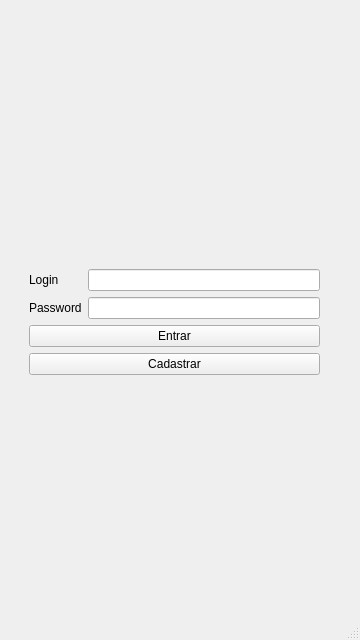
<?xml version="1.0" encoding="UTF-8"?>
<ui version="4.0">
 <class>MainWindow</class>
 <widget class="QMainWindow" name="MainWindow">
  <property name="enabled">
   <bool>true</bool>
  </property>
  <property name="geometry">
   <rect>
    <x>0</x>
    <y>0</y>
    <width>360</width>
    <height>640</height>
   </rect>
  </property>
  <property name="minimumSize">
   <size>
    <width>360</width>
    <height>640</height>
   </size>
  </property>
  <property name="maximumSize">
   <size>
    <width>360</width>
    <height>640</height>
   </size>
  </property>
  <property name="windowTitle">
   <string>MainWindow</string>
  </property>
  <widget class="QWidget" name="centralwidget">
   <layout class="QGridLayout" name="gridLayout">
    <item row="0" column="0">
     <widget class="QStackedWidget" name="stackedWidget">
      <property name="enabled">
       <bool>true</bool>
      </property>
      <property name="currentIndex">
       <number>0</number>
      </property>
      <widget class="QWidget" name="login">
       <property name="maximumSize">
        <size>
         <width>360</width>
         <height>640</height>
        </size>
       </property>
       <widget class="QWidget" name="formLayoutWidget">
        <property name="geometry">
         <rect>
          <x>20</x>
          <y>260</y>
          <width>291</width>
          <height>116</height>
         </rect>
        </property>
        <layout class="QFormLayout" name="formLayout">
         <item row="0" column="1">
          <widget class="QLineEdit" name="lineLogin"/>
         </item>
         <item row="1" column="0">
          <widget class="QLabel" name="Password">
           <property name="text">
            <string>Password</string>
           </property>
          </widget>
         </item>
         <item row="1" column="1">
          <widget class="QLineEdit" name="linePassword"/>
         </item>
         <item row="0" column="0">
          <widget class="QLabel" name="Login">
           <property name="text">
            <string>Login</string>
           </property>
          </widget>
         </item>
         <item row="2" column="0" colspan="2">
          <widget class="QPushButton" name="pushEntrar">
           <property name="text">
            <string>Entrar</string>
           </property>
          </widget>
         </item>
         <item row="3" column="0" colspan="2">
          <widget class="QPushButton" name="pushCadastrar">
           <property name="text">
            <string>Cadastrar</string>
           </property>
          </widget>
         </item>
        </layout>
       </widget>
       <widget class="QWidget" name="verticalLayoutWidget">
        <property name="geometry">
         <rect>
          <x>20</x>
          <y>140</y>
          <width>291</width>
          <height>101</height>
         </rect>
        </property>
        <layout class="QVBoxLayout" name="verticalLayout">
         <item>
          <widget class="QLabel" name="labelLogo">
           <property name="enabled">
            <bool>true</bool>
           </property>
           <property name="text">
            <string/>
           </property>
          </widget>
         </item>
        </layout>
       </widget>
       <widget class="QWidget" name="verticalLayoutWidget_3">
        <property name="geometry">
         <rect>
          <x>20</x>
          <y>460</y>
          <width>291</width>
          <height>31</height>
         </rect>
        </property>
        <layout class="QVBoxLayout" name="verticalLayout_3">
         <item>
          <widget class="QLabel" name="labelAutor">
           <property name="text">
            <string/>
           </property>
          </widget>
         </item>
        </layout>
       </widget>
      </widget>
      <widget class="QWidget" name="cadastro">
       <property name="maximumSize">
        <size>
         <width>360</width>
         <height>640</height>
        </size>
       </property>
       <widget class="QWidget" name="formLayoutWidget_2">
        <property name="geometry">
         <rect>
          <x>20</x>
          <y>260</y>
          <width>291</width>
          <height>181</height>
         </rect>
        </property>
        <layout class="QFormLayout" name="formLayout_2">
         <item row="0" column="0">
          <widget class="QLabel" name="labelNome">
           <property name="text">
            <string>Nome</string>
           </property>
          </widget>
         </item>
         <item row="1" column="0">
          <widget class="QLabel" name="labelLoginCadastro">
           <property name="text">
            <string>Login</string>
           </property>
          </widget>
         </item>
         <item row="2" column="0">
          <widget class="QLabel" name="labelSenha">
           <property name="text">
            <string>Senha</string>
           </property>
          </widget>
         </item>
         <item row="3" column="0">
          <widget class="QLabel" name="labelConfirmarSenha">
           <property name="text">
            <string>Confirmar senha</string>
           </property>
          </widget>
         </item>
         <item row="0" column="1">
          <widget class="QLineEdit" name="lineNome"/>
         </item>
         <item row="1" column="1">
          <widget class="QLineEdit" name="lineLoginCadastro"/>
         </item>
         <item row="2" column="1">
          <widget class="QLineEdit" name="lineSenha"/>
         </item>
         <item row="3" column="1">
          <widget class="QLineEdit" name="lineConfirmarSenha"/>
         </item>
         <item row="4" column="0" colspan="2">
          <widget class="QPushButton" name="pushEnviar">
           <property name="text">
            <string>Enviar</string>
           </property>
          </widget>
         </item>
         <item row="5" column="0" colspan="2">
          <widget class="QPushButton" name="pushVoltar">
           <property name="text">
            <string>Voltar</string>
           </property>
          </widget>
         </item>
        </layout>
       </widget>
       <widget class="QWidget" name="verticalLayoutWidget_2">
        <property name="geometry">
         <rect>
          <x>20</x>
          <y>140</y>
          <width>291</width>
          <height>101</height>
         </rect>
        </property>
        <layout class="QVBoxLayout" name="verticalLayout_2">
         <item>
          <widget class="QLabel" name="labelLogoCadastro">
           <property name="enabled">
            <bool>true</bool>
           </property>
           <property name="text">
            <string/>
           </property>
          </widget>
         </item>
        </layout>
       </widget>
      </widget>
      <widget class="QWidget" name="principal">
       <property name="maximumSize">
        <size>
         <width>360</width>
         <height>640</height>
        </size>
       </property>
       <widget class="QWidget" name="gridLayoutWidget">
        <property name="geometry">
         <rect>
          <x>20</x>
          <y>40</y>
          <width>291</width>
          <height>121</height>
         </rect>
        </property>
        <layout class="QGridLayout" name="gridLayout_2">
         <item row="10" column="0" alignment="Qt::AlignmentFlag::AlignHCenter">
          <widget class="QLabel" name="labelAno">
           <property name="text">
            <string>Ano</string>
           </property>
          </widget>
         </item>
         <item row="10" column="2">
          <widget class="QSpinBox" name="spinAno">
           <property name="minimum">
            <number>2000</number>
           </property>
           <property name="maximum">
            <number>3000</number>
           </property>
           <property name="value">
            <number>2025</number>
           </property>
          </widget>
         </item>
         <item row="4" column="2">
          <widget class="QComboBox" name="comboBoxMes">
           <item>
            <property name="text">
             <string>Janeiro</string>
            </property>
           </item>
           <item>
            <property name="text">
             <string>Fevereiro</string>
            </property>
           </item>
           <item>
            <property name="text">
             <string>Março</string>
            </property>
           </item>
           <item>
            <property name="text">
             <string>Abril</string>
            </property>
           </item>
           <item>
            <property name="text">
             <string>Maio</string>
            </property>
           </item>
           <item>
            <property name="text">
             <string>Junho</string>
            </property>
           </item>
           <item>
            <property name="text">
             <string>Julho</string>
            </property>
           </item>
           <item>
            <property name="text">
             <string>Agosto</string>
            </property>
           </item>
           <item>
            <property name="text">
             <string>Setembro</string>
            </property>
           </item>
           <item>
            <property name="text">
             <string>Outubro</string>
            </property>
           </item>
           <item>
            <property name="text">
             <string>Novembro</string>
            </property>
           </item>
           <item>
            <property name="text">
             <string>Dezembro</string>
            </property>
           </item>
          </widget>
         </item>
         <item row="11" column="2">
          <widget class="QLineEdit" name="lineReceita"/>
         </item>
         <item row="4" column="0" alignment="Qt::AlignmentFlag::AlignHCenter">
          <widget class="QLabel" name="labelMes">
           <property name="maximumSize">
            <size>
             <width>80</width>
             <height>16777215</height>
            </size>
           </property>
           <property name="text">
            <string>Mês</string>
           </property>
          </widget>
         </item>
         <item row="11" column="0" alignment="Qt::AlignmentFlag::AlignHCenter">
          <widget class="QLabel" name="labelReceita">
           <property name="text">
            <string>Receita Total</string>
           </property>
          </widget>
         </item>
         <item row="12" column="0" colspan="3">
          <widget class="QPushButton" name="pushConfirmar">
           <property name="minimumSize">
            <size>
             <width>0</width>
             <height>25</height>
            </size>
           </property>
           <property name="text">
            <string>Confirmar</string>
           </property>
          </widget>
         </item>
        </layout>
       </widget>
       <widget class="QGroupBox" name="groupBox">
        <property name="geometry">
         <rect>
          <x>20</x>
          <y>160</y>
          <width>291</width>
          <height>121</height>
         </rect>
        </property>
        <property name="title">
         <string>Despesas</string>
        </property>
        <layout class="QFormLayout" name="formLayout_3">
         <item row="0" column="0">
          <widget class="QLabel" name="labelValor">
           <property name="minimumSize">
            <size>
             <width>60</width>
             <height>0</height>
            </size>
           </property>
           <property name="text">
            <string>Valor</string>
           </property>
          </widget>
         </item>
         <item row="0" column="1">
          <widget class="QLineEdit" name="lineValor">
           <property name="minimumSize">
            <size>
             <width>200</width>
             <height>0</height>
            </size>
           </property>
           <property name="maximumSize">
            <size>
             <width>200</width>
             <height>16777215</height>
            </size>
           </property>
          </widget>
         </item>
         <item row="1" column="1">
          <widget class="QComboBox" name="comboBoxCategoria">
           <property name="enabled">
            <bool>true</bool>
           </property>
           <property name="minimumSize">
            <size>
             <width>200</width>
             <height>22</height>
            </size>
           </property>
           <property name="maximumSize">
            <size>
             <width>200</width>
             <height>22</height>
            </size>
           </property>
           <item>
            <property name="text">
             <string>Alimentação</string>
            </property>
           </item>
           <item>
            <property name="text">
             <string>Equipamentos</string>
            </property>
           </item>
           <item>
            <property name="text">
             <string>Academia</string>
            </property>
           </item>
           <item>
            <property name="text">
             <string>Suplementos</string>
            </property>
           </item>
           <item>
            <property name="text">
             <string>Vestimentas</string>
            </property>
           </item>
           <item>
            <property name="text">
             <string>Show</string>
            </property>
           </item>
           <item>
            <property name="text">
             <string>Presente</string>
            </property>
           </item>
           <item>
            <property name="text">
             <string>Diversão</string>
            </property>
           </item>
           <item>
            <property name="text">
             <string>Investimento</string>
            </property>
           </item>
           <item>
            <property name="text">
             <string>Mercado</string>
            </property>
           </item>
           <item>
            <property name="text">
             <string>Farmácia</string>
            </property>
           </item>
           <item>
            <property name="text">
             <string>Consulta Médica</string>
            </property>
           </item>
           <item>
            <property name="text">
             <string>Medicamentos</string>
            </property>
           </item>
           <item>
            <property name="text">
             <string>Combustível</string>
            </property>
           </item>
           <item>
            <property name="text">
             <string>Revisão Carro/Moto</string>
            </property>
           </item>
           <item>
            <property name="text">
             <string>Viagem</string>
            </property>
           </item>
           <item>
            <property name="text">
             <string>Celular</string>
            </property>
           </item>
           <item>
            <property name="text">
             <string>Internet</string>
            </property>
           </item>
           <item>
            <property name="text">
             <string>Assinatura</string>
            </property>
           </item>
           <item>
            <property name="text">
             <string>Shopping</string>
            </property>
           </item>
           <item>
            <property name="text">
             <string>Restaurante</string>
            </property>
           </item>
           <item>
            <property name="text">
             <string>Churrasco</string>
            </property>
           </item>
           <item>
            <property name="text">
             <string>Festa</string>
            </property>
           </item>
          </widget>
         </item>
         <item row="1" column="0">
          <widget class="QLabel" name="labelCategoria">
           <property name="minimumSize">
            <size>
             <width>60</width>
             <height>0</height>
            </size>
           </property>
           <property name="maximumSize">
            <size>
             <width>60</width>
             <height>16777215</height>
            </size>
           </property>
           <property name="text">
            <string>Categoria</string>
           </property>
          </widget>
         </item>
         <item row="2" column="1">
          <widget class="QPushButton" name="pushAdicionar">
           <property name="minimumSize">
            <size>
             <width>200</width>
             <height>25</height>
            </size>
           </property>
           <property name="maximumSize">
            <size>
             <width>200</width>
             <height>25</height>
            </size>
           </property>
           <property name="text">
            <string>Adicionar</string>
           </property>
          </widget>
         </item>
         <item row="2" column="0">
          <widget class="QPushButton" name="pushLimpar">
           <property name="enabled">
            <bool>true</bool>
           </property>
           <property name="minimumSize">
            <size>
             <width>60</width>
             <height>25</height>
            </size>
           </property>
           <property name="maximumSize">
            <size>
             <width>60</width>
             <height>25</height>
            </size>
           </property>
           <property name="text">
            <string>Limpar</string>
           </property>
          </widget>
         </item>
        </layout>
       </widget>
       <widget class="QWidget" name="gridLayoutWidget_2">
        <property name="geometry">
         <rect>
          <x>20</x>
          <y>10</y>
          <width>291</width>
          <height>31</height>
         </rect>
        </property>
        <layout class="QGridLayout" name="gridLayout_3">
         <item row="1" column="0">
          <widget class="QLabel" name="labelSaudacao">
           <property name="text">
            <string/>
           </property>
          </widget>
         </item>
         <item row="1" column="1">
          <widget class="QPushButton" name="pushSair">
           <property name="minimumSize">
            <size>
             <width>50</width>
             <height>0</height>
            </size>
           </property>
           <property name="maximumSize">
            <size>
             <width>50</width>
             <height>16777215</height>
            </size>
           </property>
           <property name="text">
            <string>Sair</string>
           </property>
          </widget>
         </item>
        </layout>
       </widget>
       <widget class="QTableWidget" name="tableDespesas">
        <property name="enabled">
         <bool>true</bool>
        </property>
        <property name="geometry">
         <rect>
          <x>20</x>
          <y>280</y>
          <width>291</width>
          <height>192</height>
         </rect>
        </property>
        <property name="maximumSize">
         <size>
          <width>291</width>
          <height>192</height>
         </size>
        </property>
        <property name="horizontalScrollBarPolicy">
         <enum>Qt::ScrollBarPolicy::ScrollBarAlwaysOff</enum>
        </property>
        <property name="dragEnabled">
         <bool>true</bool>
        </property>
        <property name="alternatingRowColors">
         <bool>false</bool>
        </property>
        <column>
         <property name="text">
          <string>Valor</string>
         </property>
        </column>
        <column>
         <property name="text">
          <string>Categoria</string>
         </property>
        </column>
        <column>
         <property name="text">
          <string>%</string>
         </property>
        </column>
       </widget>
       <widget class="QGroupBox" name="groupBox_2">
        <property name="geometry">
         <rect>
          <x>20</x>
          <y>480</y>
          <width>291</width>
          <height>91</height>
         </rect>
        </property>
        <property name="title">
         <string>Resumo do Mês</string>
        </property>
        <layout class="QGridLayout" name="gridLayout_4">
         <item row="0" column="0">
          <widget class="QLabel" name="labelTotalGasto">
           <property name="maximumSize">
            <size>
             <width>60</width>
             <height>16777215</height>
            </size>
           </property>
           <property name="text">
            <string>Total Gasto</string>
           </property>
          </widget>
         </item>
         <item row="0" column="1">
          <widget class="QLabel" name="labelValorTotalGasto">
           <property name="text">
            <string/>
           </property>
          </widget>
         </item>
         <item row="1" column="0">
          <widget class="QLabel" name="labelSaldoAtual">
           <property name="maximumSize">
            <size>
             <width>60</width>
             <height>16777215</height>
            </size>
           </property>
           <property name="text">
            <string>Saldo Atual</string>
           </property>
          </widget>
         </item>
         <item row="1" column="1">
          <widget class="QLabel" name="labelValorSaldoAtual">
           <property name="text">
            <string/>
           </property>
          </widget>
         </item>
         <item row="0" column="2">
          <widget class="QLabel" name="labelPorcentagemTotalGasto">
           <property name="minimumSize">
            <size>
             <width>50</width>
             <height>0</height>
            </size>
           </property>
           <property name="maximumSize">
            <size>
             <width>50</width>
             <height>16777215</height>
            </size>
           </property>
           <property name="text">
            <string/>
           </property>
          </widget>
         </item>
         <item row="1" column="2">
          <widget class="QLabel" name="labelPorcentagemSaldoAtual">
           <property name="minimumSize">
            <size>
             <width>50</width>
             <height>0</height>
            </size>
           </property>
           <property name="maximumSize">
            <size>
             <width>50</width>
             <height>16777215</height>
            </size>
           </property>
           <property name="text">
            <string/>
           </property>
          </widget>
         </item>
        </layout>
       </widget>
      </widget>
     </widget>
    </item>
   </layout>
  </widget>
  <widget class="QMenuBar" name="menubar">
   <property name="geometry">
    <rect>
     <x>0</x>
     <y>0</y>
     <width>360</width>
     <height>21</height>
    </rect>
   </property>
  </widget>
  <widget class="QStatusBar" name="statusbar"/>
 </widget>
 <resources/>
 <connections/>
</ui>
